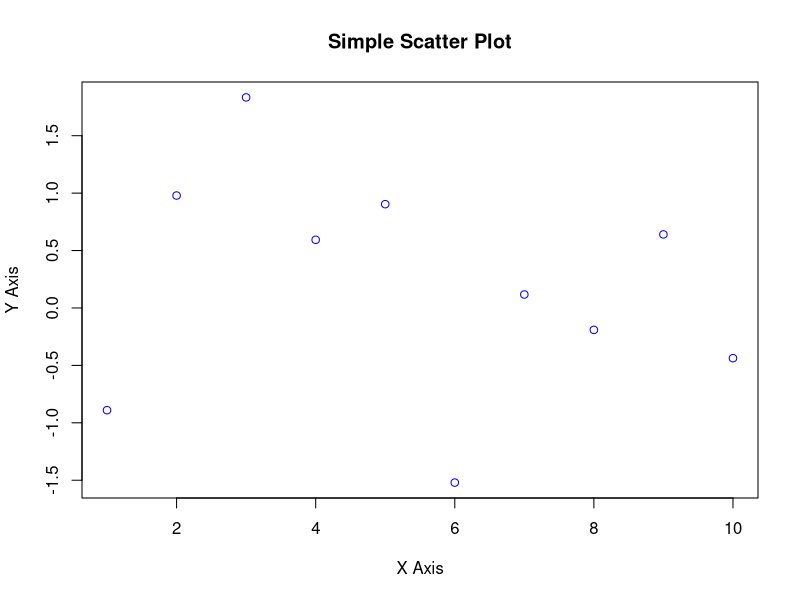
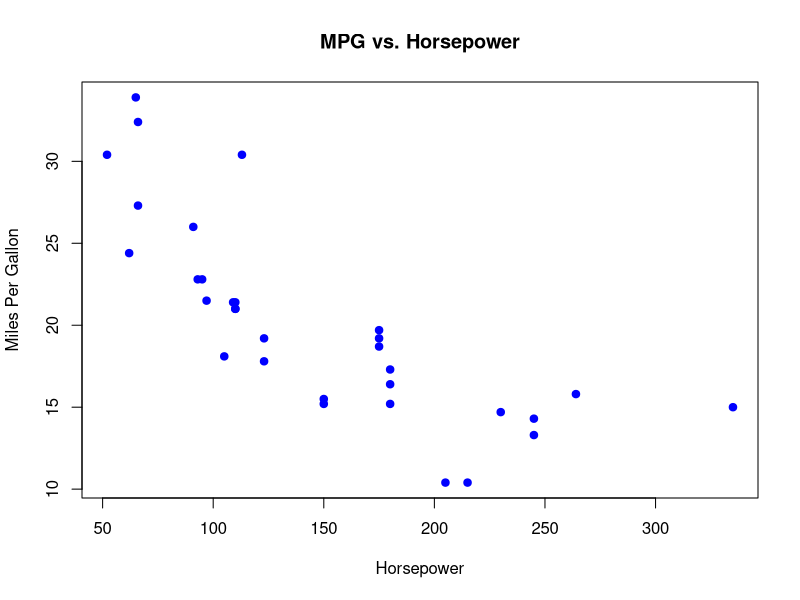
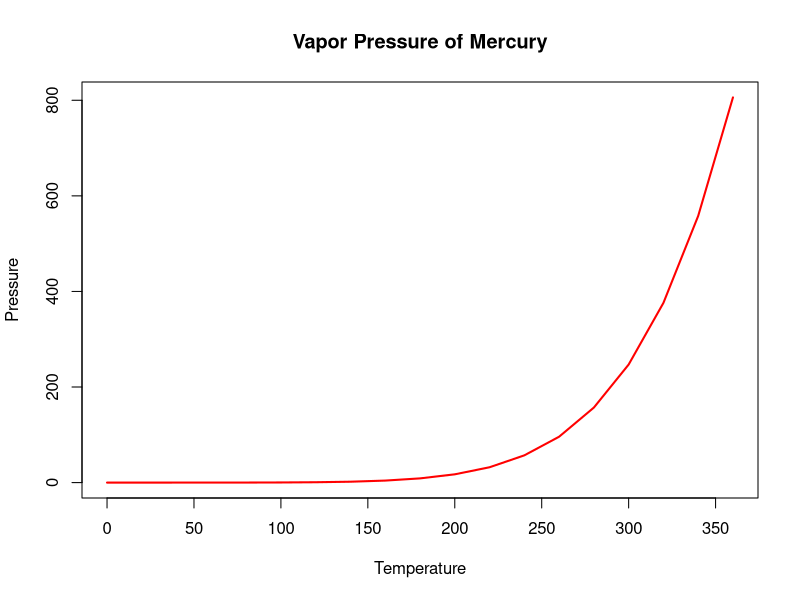
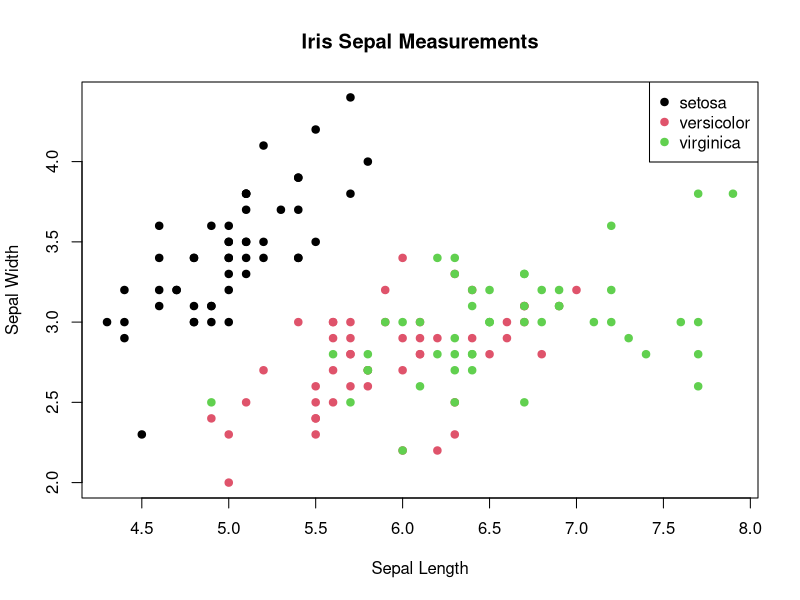
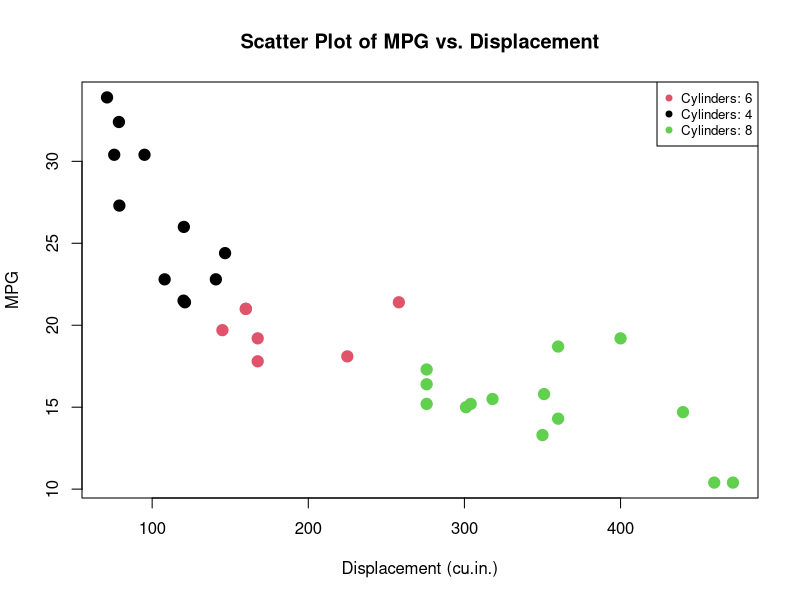

Source code (R) for these figures, in order:
## ---- chunk 1

x <- 1:10
y <- rnorm(10)
plot(x, y, main = "Simple Scatter Plot", xlab = "X Axis", ylab = "Y Axis", col = "blue")

## ---- chunk 2

data(mtcars)


plot(mtcars$hp, mtcars$mpg, main="MPG vs. Horsepower",
     xlab="Horsepower", ylab="Miles Per Gallon",
     pch=19, col="blue")

## ---- chunk 3

data(pressure)

# Create a line plot
plot(pressure$temperature, pressure$pressure, type="l",
     main="Vapor Pressure of Mercury",
     xlab="Temperature", ylab="Pressure",
     col="red", lwd=2)

## ---- chunk 4

data(iris)

# Plot Sepal.Length vs. Sepal.Width colored by Species
plot(iris$Sepal.Length, iris$Sepal.Width, col=iris$Species,
     main="Iris Sepal Measurements",
     xlab="Sepal Length", ylab="Sepal Width",
     pch=19)
legend("topright", legend=levels(iris$Species), col=1:3, pch=19)

## ---- chunk 5
# Load the mtcars dataset
data(mtcars)

# Plot MPG vs. Displacement, colored by Cylinders
plot(mtcars$disp, mtcars$mpg, col=as.factor(mtcars$cyl),
     main="Scatter Plot of MPG vs. Displacement",
     xlab="Displacement (cu.in.)", ylab="MPG",
     pch=19, cex=1.5)

# Add a legend to the plot
legend("topright", 
       legend=paste("Cylinders:", unique(mtcars$cyl)), 
       col=unique(as.numeric(as.factor(mtcars$cyl))), 
       pch=19, cex=0.8)
